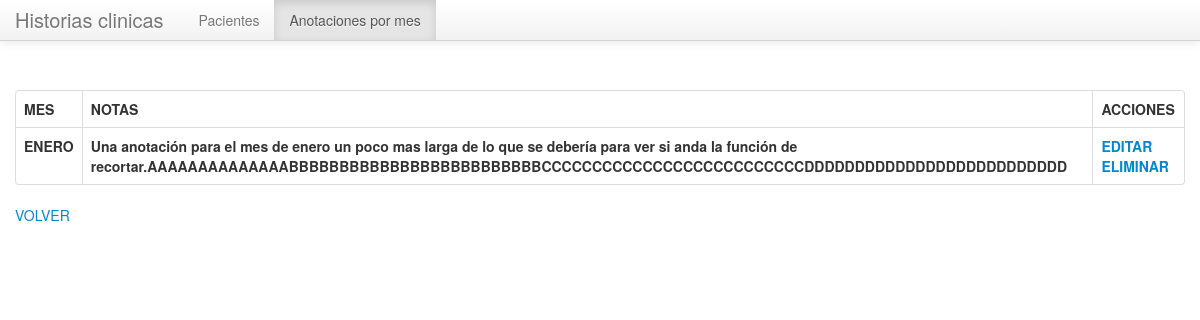
/anotaciones/verNota.php?id=1, run on the app's committed database.
### tables this page shows
CREATE TABLE IF NOT EXISTS `anotacionesMes` (
  `id` int(11) NOT NULL AUTO_INCREMENT,
  `mes` varchar(25) NOT NULL,
  `nota` text NOT NULL,
  PRIMARY KEY (`id`)
);

### anotaciones/verNota.php (the view, shortened to what this page needs)
<?php
$activo = "Anotaciones por mes";
$id = $_GET['id'];
$query = "SELECT * FROM anotacionesMes
					WHERE id = $id
					";
$result = mysql_query($query);
?>
<!DOCTYPE html>
<html>
  <head>
        <link href="/SistemaOdonto/css/bootstrap.min.css" rel="stylesheet" media="screen">
        <link href="/SistemaOdonto/css/bootstrap-responsive.css" rel="stylesheet" media="screen">
   </head>
   <body>
   <div class="navbar navbar-fixed-top">
        <div class="navbar-inner">
           <div class="container">
            <a class="brand" href="/SistemaOdonto/index.php">Historias clinicas  </a>
            <ul class="nav">
                <li class="<?php echo ($activo == "paciente") ? 'active' : ''; ?>"><a href="/SistemaOdonto/paciente/busquedapaciente.php">Pacientes</a></li>
                <li class="<?php echo ($activo == "Anotaciones por mes") ? 'active' : ''; ?>"><a href="/SistemaOdonto/anotaciones/anotacionpormes.php">Anotaciones por mes</a></li>
            </ul>
           </div>
        </div>
   </div>
       <div class="container" >
         <table class="table table-bordered table-hover ">
            <thead>
              <tr>
                <th>MES</th>
                <th>NOTAS</th>
                <th>ACCIONES</th>
              </tr>
            </thead>
            <tbody>
            	<?php while ($row = mysql_fetch_array($result)) {?>
            	<tr>
            		<th><?php echo $row['mes']?></th>
            		<th><?php echo $row['nota']?></th>
            		<th>
            			<a href="editarnota.php?id= <?php echo$row['id'];?>">EDITAR </a>
                  <a href="borrarnota.php?id= <?php echo$row['id'];?>">ELIMINAR </a>
            		</th>
            	</tr>
            	<?php }?>
            </tbody>
         </table>
         <a href="anotacionpormes.php">VOLVER</a>
       </div>
</html>

### anotaciones/verNota.php (style rules this page uses)
body { background:#FFFFFF; background-repeat: repeat; padding-top:90px; }

### data on the page
anotacionesmes: mes "ENERO", nota "Una anotación para el mes de enero un poco mas larga de lo que se debería para ver si anda la función de recortar.AAAAAAAAAAAAAABBBBBBBBBBBBBBBBBBBBBBBBBCCCCCCCCCCCCCCCCCCCCCCCCCCDDDDDDDDDDDDDDDDDDDDDDDDDD"
